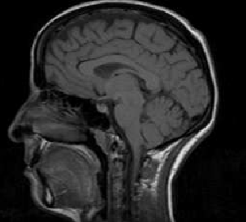
#> input picture Images/Head_Film.png, 246 x 222 px
$ python index.py
#> lines starting #> are read from the running program, lines starting #| are printed output that depends on the picture
import cv2 as cv
import numpy as np
import os

BASE_DIR = os.path.dirname(__file__)
image_path = os.path.join(BASE_DIR, "..", "..", "Images", "Head_Film.png")

image = cv.imread(image_path, cv.IMREAD_GRAYSCALE).astype(np.float32)
#> image: shape (222, 246) float32; min 0, max 229, mean 40.8

def showImg(img):
    cv.imshow("Image", img)
    cv.waitKey(0)
    cv.destroyAllWindows()

def normalize_for_display(img):
    img = cv.normalize(img, None, 0, 255, cv.NORM_MINMAX)
    return img.astype(np.uint8)

def haar_1d(signal):
    n = len(signal)
    half = n // 2
    output = np.zeros(n, dtype=np.float32)

    for i in range(half):
        output[i] = (signal[2*i] + signal[2*i+1]) / 2
        output[half + i] = (signal[2*i] - signal[2*i+1]) / 2

    return output

def haar_2d(img):
    temp = np.apply_along_axis(haar_1d, 1, img)   # rows
    result = np.apply_along_axis(haar_1d, 0, temp) # cols
    return result

def haar_2d_multilevel(image, levels=3):
#> called with levels = 1
    result = image.copy().astype(np.float32)
    h, w = result.shape
#> h = 222; w = 246

    for level in range(levels):
        current_h = h // (2 ** level)
        current_w = w // (2 ** level)

        region = result[:current_h, :current_w]
        result[:current_h, :current_w] = haar_2d(region)
#> this loop made 1 pass
#> pass 1, in haar_2d, `temp = np.apply_along_axis(haar_1d, 1, img)`:
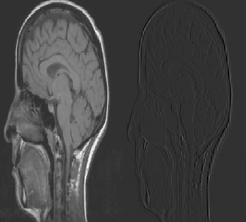
#> temp: shape (222, 246) float32; min -54, max 227, mean 20.4; drawn with min black and max white
#> pass 1, in haar_2d, `result = np.apply_along_axis(haar_1d, 0, temp)`:
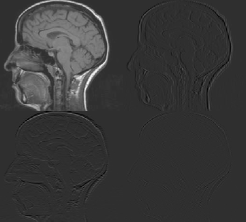
#> result: shape (222, 246) float32; min -51.75, max 225.8, mean 10.2; drawn with min black and max white

    return result

wl3 = haar_2d_multilevel(image, levels=1)
showImg(normalize_for_display(wl3))
